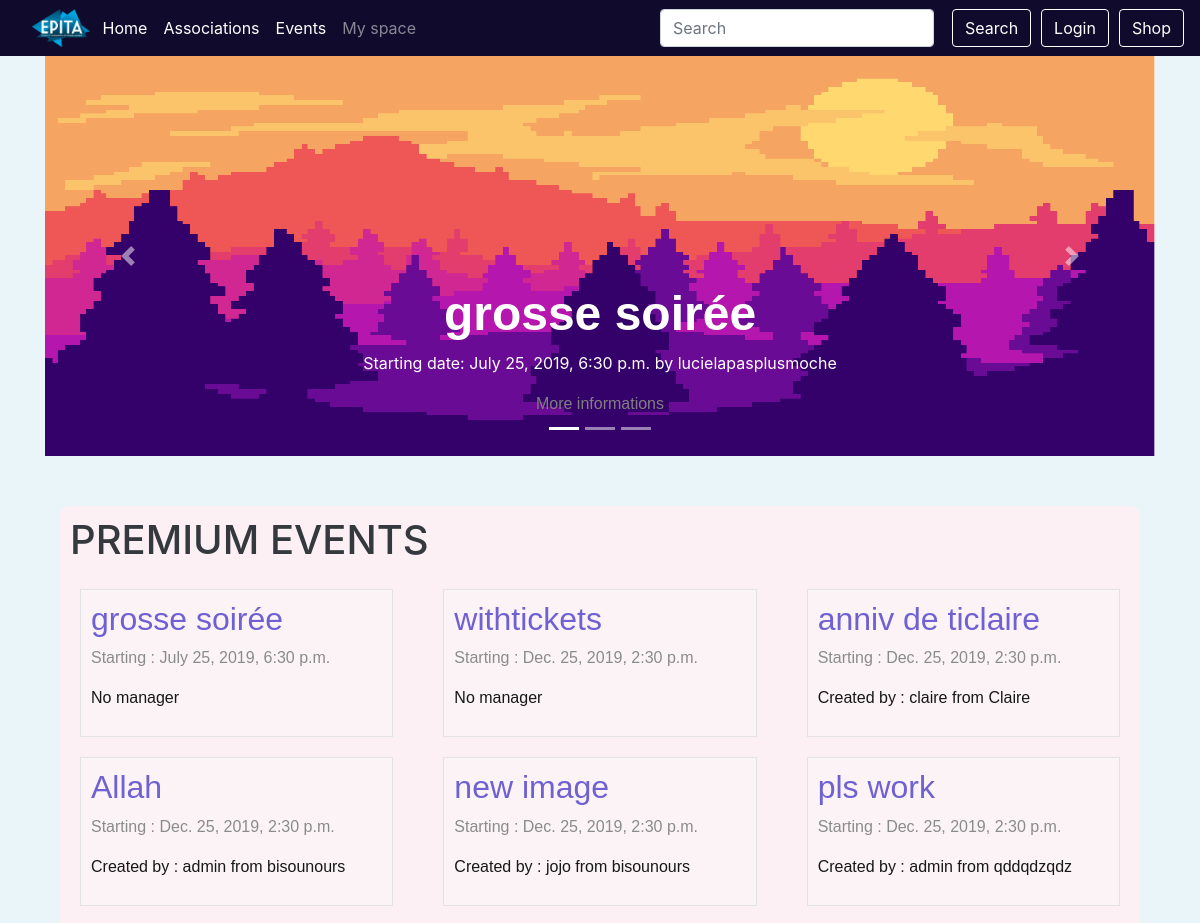
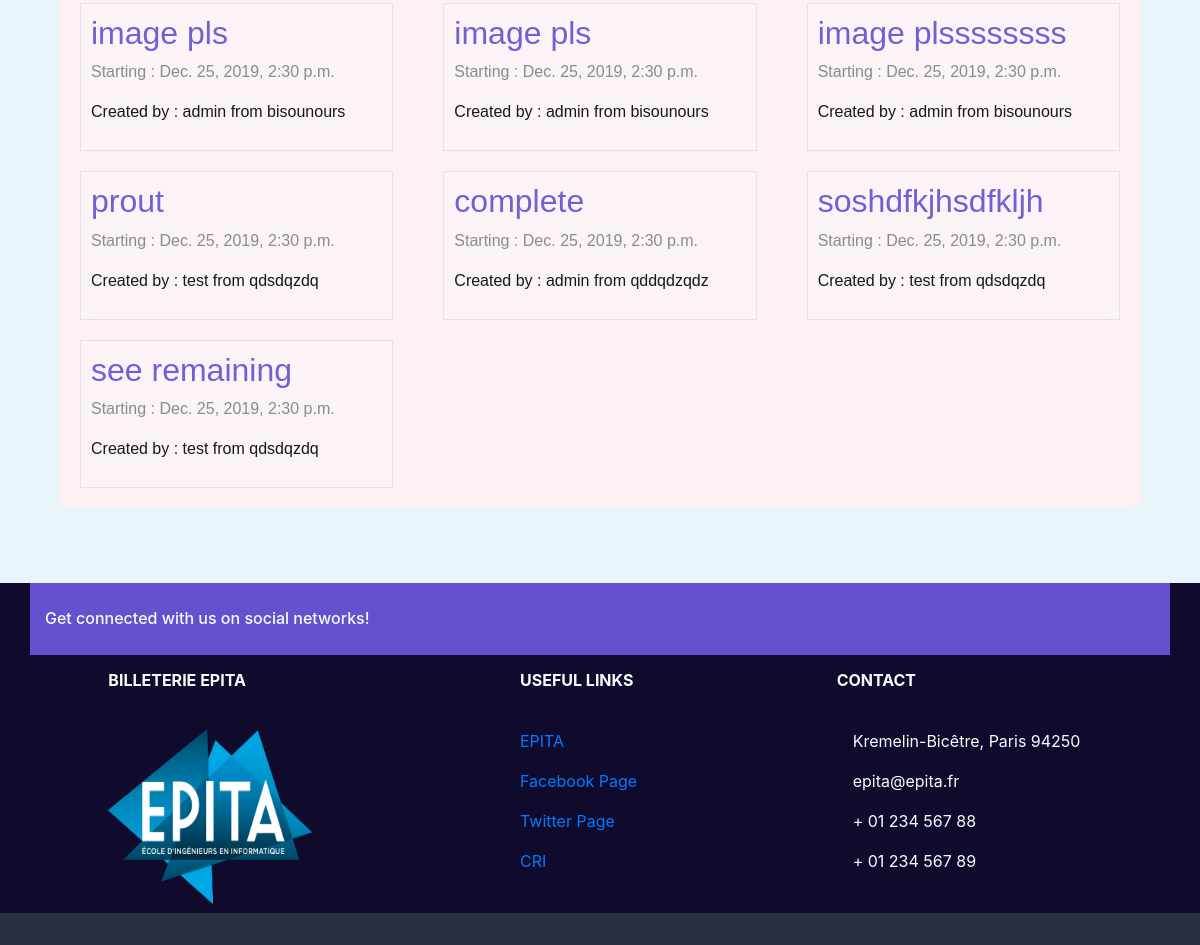
The page / on the database its author committed (2 pictures, top to bottom).
### event/models.py (models this page shows, shortened)
class Event(models.Model):
    PENDING = 'P'
    APPROVED = 'A'
    VALIDATED = 'V'
    REFUSED = 'R'
    CANCELED = 'C'
    EVENT_STATE_CHOICES = (
        (PENDING, _("Pending")),
        (APPROVED, _("Approved")),
        (REFUSED, _("Refused")),
        (CANCELED, _("Canceled")),
        (VALIDATED, _("Validated by the president")),
    )
    title = models.CharField(_("Title of the event"), max_length=64)
    event_state = models.CharField(_("State of the event"), max_length=1,
                                   choices=EVENT_STATE_CHOICES,
                                   default=PENDING)
    manager_id = models.ForeignKey(Manager, on_delete=models.SET_NULL,
                                   null=True, blank=True)
    start = models.DateTimeField(_("Start date and time"))
    end = models.DateTimeField(_("End date and time"))
    ticket_deadline = models.DateTimeField(_("Deadline to buy tickets"),
                                           null=True, blank=True)
    assos_id = models.ForeignKey(Association, on_delete=models.CASCADE,
                                 related_name='events')
    address_id = AddressField(on_delete=models.PROTECT)
    premium_flag = models.BooleanField(_("Premium"), default=False)
    image = models.ImageField(_("Event's cover image"),
                              default='event_pics/default.jpg',
                              upload_to='event_pics/uploads/')
    see_remaining = models.BooleanField(_("See remaining tickets"),
                                        default=False)
    class Meta:
        verbose_name = (_("Event"))
        verbose_name_plural = (_("Events"))
        permissions = (
            ('access_dashboard', 'User can access this event\'s dashboard'),
            ('change_state', 'User can the event\'s state'),
        )

class Association(models.Model):
    name = models.CharField(_("Name"), max_length=64, unique=True,
                            validators=[UnicodeValidator()])
    url = models.URLField(_("Association's website"), null=True, blank=True)
    class Meta:
        verbose_name = _("Association")
        verbose_name_plural = _("Associations")
        permissions = (
            ('create_event', 'User can create an event'),
            ('manage_member', 'User can add and remove a member'),
            ('choose_staff', 'User can choose staff'),
            ('manage_manager', 'User can add and remove managers'),
            ('modify_event', 'User can modify an event'),
            ('cancel_event', 'User can cancel an event'),
        )
    def __str__(self):
        return '%s' % (self.name)

class Manager(models.Model):
    user = models.ForeignKey(User, on_delete=models.CASCADE,
                             related_name="managerships")
    assos_id = models.ForeignKey(Association, on_delete=models.CASCADE,
                                 related_name='managers')
    member = CompositeOneToOneField(Member, on_delete=models.CASCADE,
                                    to_fields={"assos_id", "user"})
    class Meta:
        verbose_name = _("Member of the Bureau")
        verbose_name_plural = _("Members of the Bureau")
    def __str__(self):
        return '%s from %s' % (self.user.username, self.assos_id.name)

### event/views.py (the view)
# urls.py: path('', views.IndexView.as_view(), name='index'),
class IndexView(generic.ListView):
    template_name = 'index.html'
    context_object_name = 'events'
    def get_queryset(self):
        return Event.objects.filter(premium_flag=True).exclude(start__lte=timezone.now()).order_by('start')

### shop/cart.py (called while the page is built)
def _cart_id(request):
    if 'cart_id' not in request.session:
        request.session['cart_id'] = _generate_cart_id()
    return request.session['cart_id']

def _generate_cart_id():
    import string, random
    return ''.join([random.choice(string.ascii_letters + string.digits) for _ in range(50)])

def get_all_cart_items(request):
    return CartItem.objects.filter(cart_id = _cart_id(request))

def item_count(request):
    return get_all_cart_items(request).count()

### shop/context_processor.py (called while the page is built)
def cart_item_count(request):
    item_count = cart.item_count(request)
    return {'cart_item_count' : item_count }

### templates/index.html (shortened to what this page needs)
{% extends "base.html" %}
{% load guardian_tags %}
{% load static %}
{%block content %}
    <div class="main_body">
        <div style="
            margin-bottom:50px;
        " id="carouselExampleIndicators" class="carousel slide" data-ride="carousel">
            <ol class="carousel-indicators">
                <li data-target="#carouselExampleIndicators" data-slide-to="0" class="active"></li>
                <li data-target="#carouselExampleIndicators" data-slide-to="1"></li>
                <li data-target="#carouselExampleIndicators" data-slide-to="2"></li>
            </ol>
            <div class="carousel-inner">
                <div class="carousel-item active">
                    <img style="height:400px; width:max-content;" class="d-block w-100" src="{% static "img/index_event_carousel.png" %}" alt="First slide">
                    <div class="carousel-caption d-none d-md-block">
                        {% if events.0 %}
                        <h1 class="carousel-title">{{ events.0.title }}</h1>
                        <p>Starting date: {{ events.0.start }} by {{ events.0.assos_id }}</p>
                        <a class="event-link" href="{% url 'event:event_detail' events.0.id %}">
                            More informations
                        </a>
                        {% endif %}
                    </div>
                </div>
            </div>
            <a class="carousel-control-prev" href="#carouselExampleIndicators" role="button" data-slide="prev">
                <span class="carousel-control-prev-icon" aria-hidden="true"></span>
            </a>
            <a class="carousel-control-next" href="#carouselExampleIndicators" role="button" data-slide="next">
                <span class="carousel-control-next-icon" aria-hidden="true"></span>
            </a>
        </div>
        <div class="container-fluid actu-wraper">
            <div class="container actu">
                <h1 style="margin-bottom:15px;">PREMIUM EVENTS</h1>
                {% if events %}
                <div class="row">
                    {% for event in events %}
                    <article class="col-xs-12 col-sm-12 col-md-4 col-lg-4">
                            <a class="event-link" href="{% url 'event:event_detail' event.id %}">
                                <div class="event-block">
                                <h1 style="font-size:2rem; color:#6351ce;">{{ event.title }}</h1>
                                <p>Starting : {{ event.start }}</p>
                                {% if event.manager_id %}
                                <p style="color:black;">Created by : {{event.manager_id}}</p>
                                {% else %}
                                <p style="color:black;">No manager</p>
                                {% endif %}
                            </div>
                        </a>
                    </article>
                    {% endfor %}
                </div>
                {% else %}
                    <p style="font-size:2rem; padding-left:50px;">No events yet</p>
                {% endif %}
            </div>
        </div>
    </div>
{% endblock content %}

### static/css/style.css (style rules this page uses)
body { background-color:#eaf5f9; background-position: center; background-size: cover; }
.actu { background-color: lavenderblush; padding: 10px; margin-bottom: 75px; border-radius: 10px; opacity: 0.9; }
.event-block { border: solid 1px #e3e0e5; padding: 10px; margin: 10px; background-color:#fff3f7; }
.event-link { font-family: 'Lucida Sans Unicode', 'Lucida Grande', sans-serif; color: grey; }
.carousel-title { font-size: 3rem; font-weight: bold; font-family: 'Lucida Sans Unicode', 'Lucida Grande', sans-serif; }

### rows shown on the page
Event: title "grosse soirée", start "July 25, 2019, 6:30 p.m.", assos_id.name "lucielapasplusmoche", shows "No manager"
Event: title "withtickets", start "Dec. 25, 2019, 2:30 p.m.", shows "No manager"
Event: title "anniv de ticlaire", start "Dec. 25, 2019, 2:30 p.m.", manager_id "claire from Claire"
Event: title "Allah", start "Dec. 25, 2019, 2:30 p.m.", manager_id "admin from bisounours"
Event: title "new image", start "Dec. 25, 2019, 2:30 p.m.", manager_id "jojo from bisounours"
Event: title "pls work", start "Dec. 25, 2019, 2:30 p.m.", manager_id "admin from qddqdzqdz"
Event: title "image pls", start "Dec. 25, 2019, 2:30 p.m.", manager_id "admin from bisounours"
Event: title "image pls", start "Dec. 25, 2019, 2:30 p.m.", manager_id "admin from bisounours"
Event: title "image plssssssss", start "Dec. 25, 2019, 2:30 p.m.", manager_id "admin from bisounours"
Event: title "prout", start "Dec. 25, 2019, 2:30 p.m.", manager_id "test from qdsdqzdq"
Event: title "complete", start "Dec. 25, 2019, 2:30 p.m.", manager_id "admin from qddqdzqdz"
Event: title "soshdfkjhsdfkljh", start "Dec. 25, 2019, 2:30 p.m.", manager_id "test from qdsdqzdq"
Event: title "see remaining", start "Dec. 25, 2019, 2:30 p.m.", manager_id "test from qdsdqzdq"
